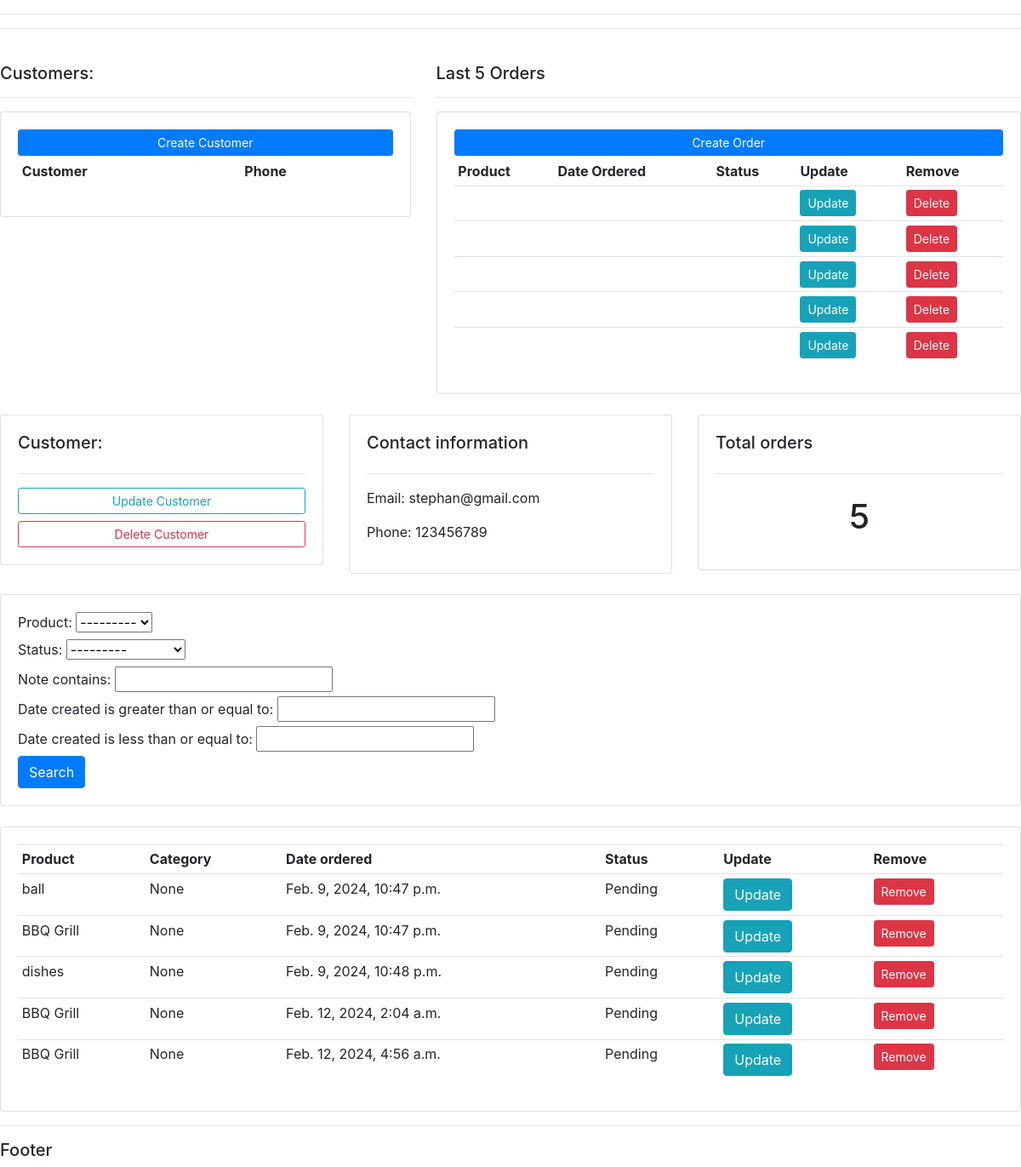
The app's page /customer/2/ with its own data.
### accounts/models.py (models this page shows, shortened)
class Order(models.Model):
    STATUS =(
        ('Pending', 'Pending'),
        ('Out for delivery', 'Out for delivery'),
        ('Delivered', 'Delivered'),
    )
    customer = models.ForeignKey(Customer, null=True, on_delete=models.SET_NULL)
    product = models.ForeignKey(Product, null=True, on_delete=models.SET_NULL)
    date_created = models.DateTimeField(auto_now_add=True,null=True)
    status = models.CharField(max_length=200, null=True,choices=STATUS)
    note = models.CharField(max_length=1000, null=True)

class Customer(models.Model):
    name = models.CharField(max_length=200, null=True)
    phone = models.CharField(max_length=100, null=True)
    email = models.EmailField(max_length=200,null=True)
    date_created = models.DateTimeField(auto_now_add=True)

class Product(models.Model):
    Category = (
        ('Indoor', 'Indoor'),
        ('Outdoor', 'Outdoor'),
    )
    name = models.CharField(max_length=200, null=True)
    price = models.FloatField(max_length=200, null=True)
    category = models.CharField(max_length=200, null=True, choices=Category)
    description = models.TextField(max_length=300,null=True, blank=True)
    date_created = models.DateTimeField(auto_now_add=True)
    tags = models.ManyToManyField(Tag)
    def __str__(self):
        return self.name

### accounts/views.py (the view)
# urls.py: path('customer/<str:pk_test>/', views.customer, name="customer"),
def customer(request, pk_test):
    customer = Customer.objects.get(id=pk_test)
    orders = customer.order_set.all()
    order_count = orders.count()
    myFilter = OrderFilter(request.GET, queryset=orders)
    orders = myFilter.qs
    context = {'customer': customer, 'orders': orders, 'order_count': order_count, 'myFilter': myFilter}
    return render(request, 'accounts/customer.html', context)

### accounts/templates/accounts/customer.html
{% extends 'accounts/main.html' %}
{% load static %}
{% block content %}
<br>
<div class="row">
    <div class="col-md">
        <div class="card card-body">
            <h5>Customer:</h5>
            <hr>
            <a class="btn btn-outline-info btn-sm btn-block" href="">Update Customer</a>
            <a class="btn btn-outline-danger btn-sm btn-block" href="">Delete Customer</a>
        </div>
    </div>
    <div class="col-md">
        <div class="card card-body">
            <h5>Contact information</h5>
            <hr>
            <p>Email: {{customer.email}}</p>
            <p>Phone: {{customer.phone}}</p>
        </div>
    </div>
    <div class="col-md">
        <div class="card card-body">
            <h5>Total orders</h5>
            <hr>
            <h1 style="text-align: center;padding: 10px">{{order_count}}</h1>
        </div>
    </div>
</div>
<br>
<div class="row">
    <div class="col">
        <div class="card card-body">
            <form method="get">
                {{myFilter.form}}
                <button class="btn btn-primary" type="submit">Search</button>
            </form>
        </div>
    </div>
</div>
<br>
<div class="row">
    <div class="col-md">
        <div class="card card-body">
            <table class="table table-sm">
                  <tr>
                    <th>Product</th>
                    <th>Category</th>
                    <th>Date ordered</th>
                    <th>Status</th>
                    <th>Update</th>
                    <th>Remove</th>
                </tr>
            {% for order in orders %}
            <tr>
              <td>{{order.product}}</td>
              <td>{{order.note}}</td>
              <td>{{order.date_created}}</td>
              <td>{{order.status}}</td>
              <td><a class="btn btn=sm btn-info" href="">Update</a></td>
              <td><a class="btn btn-sm btn-danger" href="">Remove</a></td>
            </tr>
            {% endfor %}
            </table>
        </div>
    </div>
</div>
{% endblock %}

### accounts/templates/accounts/dashboard.html (shortened to what this page needs)
{% block content %}
{% load static %}
<br>
<div class="row">
    <div class="col-md-5">
        <h5>Customers:</h5>
        <hr>
        <div class="card card-body">
            <a class="btn btn-primary btn-sm btn-block" href="">Create Customer</a>
            <table class="table table-sm">
                <tr>
                    <th>Customer</th>
                    <th>Phone</th>
                </tr>
            </table>
        </div>
    </div>
    <div class="col-md-7">
        <h5>Last 5 Orders</h5>
        <hr>
        <div class="card card-body">
            <a class="btn btn-primary btn-sm btn-block" href="{% url 'create_order' %}">Create Order</a>
            <table class="table table-sm">
                <tr>
                    <th>Product</th>
                    <th>Date Ordered</th>
                    <th>Status</th>
                    <th>Update</th>
                    <th>Remove</th>
                </tr>
                {% for order in orders %}
                <tr>
                    <td>{{orders.product}}</td>
                    <td>{{orders.date_created}}</td>
                    <td>{{orders.status}}</td>
                    <td><a class="btn btn-sm btn-info" href="{% url 'update_order' order.id %}">Update</a></td>
                    <td><a class="btn btn-sm btn-danger" href="{% url 'delete_order' order.id %}">Delete</a></td>
                </tr>
                {% endfor %}
            </table>
        </div>
    </div>
</div>
{% endblock %}

### records on screen
Order: product "ball", note "None", date_created "Feb. 9, 2024, 10:47 p.m.", status "Pending"
Order: product "BBQ Grill", note "None", date_created "Feb. 9, 2024, 10:47 p.m.", status "Pending"
Order: product "dishes", note "None", date_created "Feb. 9, 2024, 10:48 p.m.", status "Pending"
Order: product "BBQ Grill", note "None", date_created "Feb. 12, 2024, 2:04 a.m.", status "Pending"
Order: product "BBQ Grill", note "None", date_created "Feb. 12, 2024, 4:56 a.m.", status "Pending"
Customer: email "stephan@gmail.com", phone "123456789"

### other values on screen
{{ order_count }} "5"
